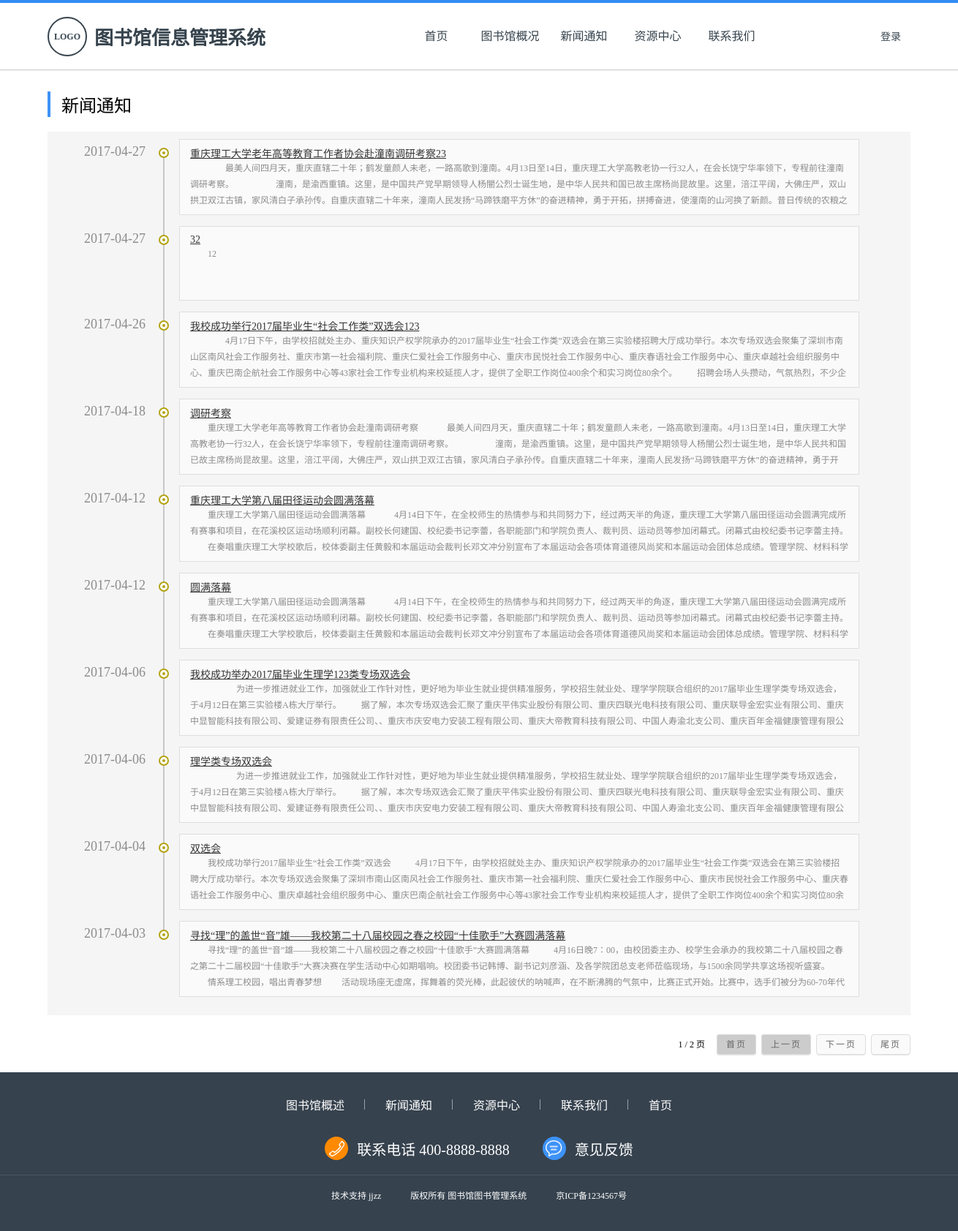
Page /library/news.php on the committed database.
### tables this page shows
CREATE TABLE `news` (
  `newId` int(11) NOT NULL AUTO_INCREMENT,
  `title` varchar(100) NOT NULL,
  `content` text NOT NULL,
  `newsDate` date NOT NULL,
  `newsSrc` varchar(100) DEFAULT NULL,
  `newsType` varchar(100) NOT NULL,
  `adminId` varchar(100) NOT NULL,
  `memo` text,
  PRIMARY KEY (`newId`),
  KEY `asdff` (`adminId`),
  CONSTRAINT `asdff` FOREIGN KEY (`adminId`) REFERENCES `admin` (`adminId`) ON DELETE CASCADE ON UPDATE CASCADE
);

### library/data.php (called while the page is built, shortened)
<?php
	class DataBase {
		function getData($sql) {
			$resl = Array();
			$select = mysql_query($sql);
	        while ($row = mysql_fetch_array($select)) {
	        	array_push($resl, $row);
	        }
	        return $resl;
		}
		function getNum($sql) {
			$num = mysql_num_rows(mysql_query($sql));
			return $num;
		}
	}

### library/news.php (the view, shortened to what this page needs)
<!DOCTYPE html>
<html lang="en">
<head>
    <link href="css/index-master.css" rel="stylesheet" />
    <link rel="stylesheet" type="text/css" href="css/form.css">
    <link href="css/news.css" rel="stylesheet" />
</head>
<body>
    <?php
        include 'index-master-header.php';
        $counts = $db->getNum('select * from news where newsType = "新闻通知"');
        $onePage = 10 > $counts ? $counts : 10;
        $allPages = $onePage == 0 ? 1 : ceil($counts / $onePage);
        if (isset($_GET['page']) && $_GET['page'] >= 1) {
            $page = $_GET['page'] > $allPages ? $allPages : $_GET['page'];
        } else {
            $page = 1;
        }
        $logSql = 'select * from news where newsType = "新闻通知" order by newsDate desc';
        $logSql .= ' limit '.($page - 1) * $onePage.', '.$onePage;
        $infos = $db->getData($logSql);
    ?>
    <h1 class="html-title">新闻通知</h1>
    <ul class="main center">
        <?php
            for ($i = 0; $i < sizeof($infos); $i++) {
        ?>
            <li class="list-item">
                <time class="list-item-time"><?php echo $infos[$i]['newsDate'];?><i class="list-item-icon"></i></time>
                <div class="list-item-wrap">
                    <a class="list-item-title" target="_blank" href="key-value.php?newId=<?php echo $infos[$i]['newId'].'">'.$infos[$i]['title'];?></a>
                    <p class="list-item-text">
                    <?php
                        echo strip_tags($infos[$i]['content']);
                    ?>
                    </p>
                </div>
            </li>
        <?php
            }
        ?>
    </ul>
    <div class="pages pages-news">
        <span class="pages-loc"><?php echo $page.' / '.$allPages;?> 页</span>
        <?php
            if ($page == 1) {
                echo '<a class="tobutton pages-op disabled" href="javascript:void(0)">首页</a>'
                    .'<a class="tobutton pages-op disabled" href="javascript:void(0)">上一页</a>';
            } else {
                echo '<a class="tobutton pages-op" href="news.php?page=1">首页</a>'
                    .'<a class="tobutton pages-op" href="news.php?page='.($page-1).'">上一页</a>';
            }
            if ($page == $allPages) {
                echo '<a class="tobutton pages-op disabled" href="javascript:void(0)">下一页</a>'
                    .'<a class="tobutton pages-op disabled" href="javascript:void(0)">尾页</a>';
            } else {
                echo '<a class="tobutton pages-op" href="news.php?page='.($page+1).'">下一页</a>'
                    .'<a class="tobutton pages-op" href="news.php?page='.$allPages.'">尾页</a>';
            }
        ?>
    </div>
    <?php
        include 'index-master-footer.php';
    ?>
</body>
</html>

### library/css/index-master.css (style rules this page uses)
* { margin: 0; padding: 0; }
a { text-decoration: none; color: #36434d; }
ul, li { list-style: none; }
body { min-width: 1300px; font-family: 'Microsoft Yahei'; }
.center { margin: 0 auto; width: 1180px; }
.html-title { margin: 30px auto 20px; border-left: 4px solid #3d92f7; padding-left: 15px; width: 1180px; font-size: 24px; font-weight: 400; -webkit-box-sizing: border-box; -moz-box-sizing: border-box; box-sizing: border-box; }
.main { overflow: hidden; padding-top: 10px; padding-bottom: 30px; min-height: 205px; }

### library/css/form.css (style rules this page uses)
input[type="submit"], input[type="reset"], .tobutton { border: 1px solid #ddd; border-radius: 4px; padding: 6px 12px; font-family: 'Microsoft Yahei'; letter-spacing: 2px; color: #666; background-color: #fafafa; box-shadow: 0 1px 1px rgba(0, 0, 0, .1); cursor: pointer; outline: 0; }
.pages { margin-top: 40px; text-align: right; }
.pages-op { margin-left: 7px; font-size: 12px; }
.pages-op.disabled { background-color: #ccc; }
.pages-loc { margin-right: 5px; font-size: 12px; }

### library/css/news.css (style rules this page uses)
.main { padding-bottom: 10px; padding-left: 50px; -webkit-box-sizing: border-box; -moz-box-sizing: border-box; box-sizing: border-box; background: #f5f5f5; }
.list-item { overflow: hidden; clear: both; padding-bottom: 15px; }
.list-item-time { float: left; position: relative; margin-top: 7px; width: 120px; font-size: 18px; color: #8b8b8b; }
.list-item-time:after { position: absolute; top: -12px; right: 10px; z-index: 1; width: 2px; height: 500px; background-color: #c7c7c7; content: ''; }
.list-item:nth-of-type(1) .list-item-time:after { top: 5px; }
.list-item:nth-last-of-type(1) .list-item-time:after { height: 20px; }
.list-item-icon { display: flex; position: absolute; top: 5px; right: 4px; z-index: 2; border: 2px solid #b2a311; -webkit-border-radius: 50%; -moz-border-radius: 50%; border-radius: 50%; width: 10px; height: 10px; align-items: center; justify-content: center; background-color: #fff; }
.list-item-icon:after { -webkit-border-radius: 50%; -moz-border-radius: 50%; border-radius: 50%; width: 4px; height: 4px; background-color: #b2a311; content: ''; }
.list-item-wrap { float: left; margin-left: 10px; border: 1px solid #dedede; padding: 8px 14px; width: 900px; background-color: #fafafa; }
.list-item-title { font-size: 14px; text-decoration: underline; color: #333; }
.list-item-text { overflow: hidden; height: 66px; font-size: 12px; line-height: 22px; text-indent: 2em; color: #8b8b8b; }
.pages-news { width: 1180px; margin: 30px auto 30px; }

### rows in the picture
news: newsDate "2017-04-27", title "重庆理工大学老年高等教育工作者协会赴潼南调研考察23", content "最美人间四月天，重庆直辖二十年；鹤发童颜人未老，一路高歌到潼南。4月13日至14日，重庆理工大学高教老协一行32人，在会长饶宁华率领下，专程前往潼南调研考察。…"
news: newsDate "2017-04-27", title "32", content "12"
news: newsDate "2017-04-26", title "我校成功举行2017届毕业生“社会工作类”双选会123", content "4月17日下午，由学校招就处主办、重庆知识产权学院承办的2017届毕业生“社会工作类”双选会在第三实验楼招聘大厅成功举行。本次专场双选会聚集了深圳市南山区南风社会工作服务社、重庆市第一社会福利院、重庆仁爱社会工作服务中心、重庆市民悦社会工作服务中心、重庆春语社会工作服务中心、重庆卓越社会组织服务中心、重庆巴南企航社会工作服务中心等43家社会工作专业机构来校延揽人才，提供了全职工作岗位400余个和实习岗位80余个。…"
news: newsDate "2017-04-18", title "调研考察", content "重庆理工大学老年高等教育工作者协会赴潼南调研考察 最美人间四月天，重庆直辖二十年；鹤发童颜人未老，一路高歌到潼南。4月13日至14日，重庆理工大学高教老协一行32人，在会长饶宁华率领下，专程前往潼南调研考察。…"
news: newsDate "2017-04-12", title "重庆理工大学第八届田径运动会圆满落幕", content "重庆理工大学第八届田径运动会圆满落幕 4月14日下午，在全校师生的热情参与和共同努力下，经过两天半的角逐，重庆理工大学第八届田径运动会圆满完成所有赛事和项目，在花溪校区运动场顺利闭幕。副校长何建国、校纪委书记李蕾，各职能部门和学院负责人、裁判员、运动员等参加闭幕式。闭幕式由校纪委书记李蕾主持。…"
news: newsDate "2017-04-12", title "圆满落幕", content "重庆理工大学第八届田径运动会圆满落幕 4月14日下午，在全校师生的热情参与和共同努力下，经过两天半的角逐，重庆理工大学第八届田径运动会圆满完成所有赛事和项目，在花溪校区运动场顺利闭幕。副校长何建国、校纪委书记李蕾，各职能部门和学院负责人、裁判员、运动员等参加闭幕式。闭幕式由校纪委书记李蕾主持。…"
news: newsDate "2017-04-06", title "我校成功举办2017届毕业生理学123类专场双选会", content "为进一步推进就业工作，加强就业工作针对性，更好地为毕业生就业提供精准服务，学校招生就业处、理学学院联合组织的2017届毕业生理学类专场双选会，于4月12日在第三实验楼A栋大厅举行。…"
news: newsDate "2017-04-06", title "理学类专场双选会", content "为进一步推进就业工作，加强就业工作针对性，更好地为毕业生就业提供精准服务，学校招生就业处、理学学院联合组织的2017届毕业生理学类专场双选会，于4月12日在第三实验楼A栋大厅举行。…"
news: newsDate "2017-04-04", title "双选会", content "我校成功举行2017届毕业生“社会工作类”双选会…"
news: newsDate "2017-04-03", title "寻找“理”的盖世“音”雄——我校第二十八届校园之春之校园“十佳歌手”大赛圆满落幕", content "寻找“理”的盖世“音”雄——我校第二十八届校园之春之校园“十佳歌手”大赛圆满落幕 4月16日晚7：00，由校团委主办、校学生会承办的我校第二十八届校园之春之第二十二届校园“十佳歌手”大赛决赛在学生活动中心如期唱响。校团委书记韩博、副书记刘彦涵、及各学院团总支老师莅临现场，与1500余同学共享这场视听盛宴。 情系理工校园，唱出青春梦想…"

### other values in the picture
$page "1"
$allPages "2"
